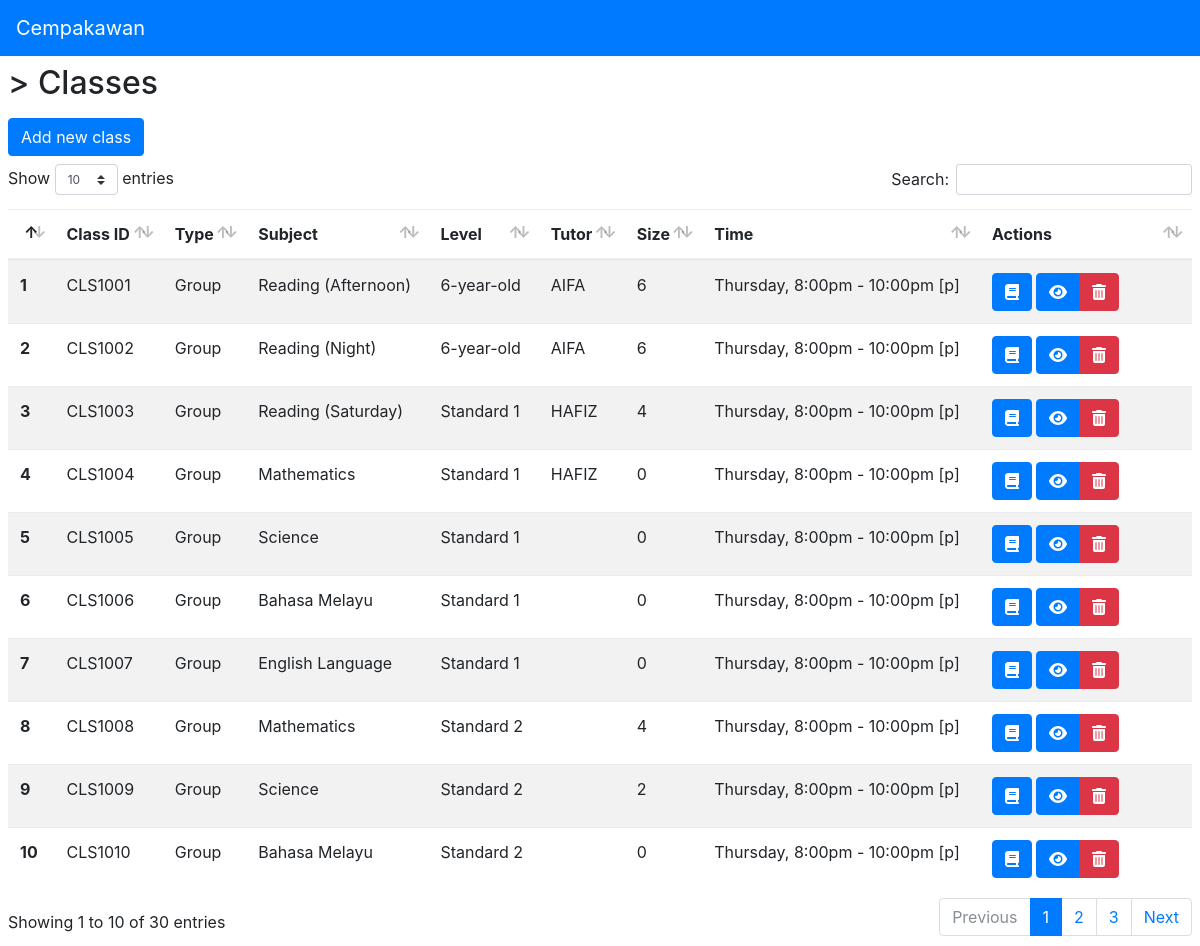
Screenshot of /classes-list (signed in) with the database file from the repository.
### tables this page shows
CREATE TABLE `classes` (
  `id` int(11) NOT NULL AUTO_INCREMENT,
  `is_group` tinyint(1) NOT NULL DEFAULT '1',
  `subject` text NOT NULL,
  `level` text NOT NULL,
  `group_no` int(11) NOT NULL DEFAULT '1',
  `tutor` int(11) NOT NULL,
  `tutor_rate` int(11) NOT NULL,
  `classroom` int(11) NOT NULL,
  `day` int(1) NOT NULL,
  `start_on` time NOT NULL,
  `end_on` time NOT NULL,
  PRIMARY KEY (`id`)
);

### view-classes-list.php (the view, shortened to what this page needs)
<main class="m-2">
	<h2><a href="branch-menu"><?php echo($_SESSION['branch']) ?></a> > Classes</h2>
	<div>
		<a href="add-class" class="btn btn-primary my-2">Add new class</a>
	</div>
	<table class="table table-hover table-striped w-100 datatable">
		<thead>
			<tr>
				<th></th>
				<th>Class ID</th>
				<th>Type</th>
				<th>Subject</th>
				<th>Level</th>
				<th>Tutor</th>
				<th>Size</th>
				<th>Time</th>
				<th width="170">Actions</th>
			</tr>
		</thead>
		<tbody>
			<?php
				$i   = 0;
				$run = $conn->query("SELECT *,(SELECT count(*) FROM enrolls WHERE enrolls.class = classes.id) AS no_student,(SELECT name FROM tutors WHERE tutors.id = classes.tutor) AS tutor_name,(SELECT name FROM levels WHERE id = classes.level) AS level_name FROM classes ORDER BY is_group,level");
				while ( $row = $run->fetch_assoc() ){
					$i++;
			?>
				<tr>
					<th><?php echo $i; ?></th>
					<td>CLS<?php echo 1000+$row['id'] ?></td>
					<td><?php if($row['is_group']){echo 'Group';}else{echo "Private";} ?></td>
					<td><?php echo $row['subject'] ?></td>
					<td><?php echo $row['level_name'] ?></td>
					<td><?php echo $row['tutor_name'] ?></td>
					<td><?php echo $row['no_student'] ?></td>
					<td>Thursday, 8:00pm - 10:00pm [p]</td>
					<td width="150px">
						<a title="Enroll student" href="?m=enroll-student" class="btn hastooltip btn-primary text-white"><i class="fas fa-book"></i></a>
						<div class="btn-group">
							<button title="View" class="btn hastooltip btn-primary" data-toggle="modal" data-target="#student-detail"><i class="fas fa-eye"></i></button>
							<button title="Remove class" class="btn hastooltip btn-danger" data-toggle="modal" data-target="remove-student"><i class="fas fa-trash-alt"></i></button>
						</div>
					</td>
				</tr>
			<?php } ?>
		</tbody>
	</table>
</main>

### index.php (style rules this page uses)
body { zoom: 1; }

### rows the page displays
classes: 1000+$row['id'] "1001", is_group "Group", subject "Reading (Afternoon)", level_name "6-year-old", tutor_name "AIFA", no_student "6"
classes: 1000+$row['id'] "1002", is_group "Group", subject "Reading (Night)", level_name "6-year-old", tutor_name "AIFA", no_student "6"
classes: 1000+$row['id'] "1003", is_group "Group", subject "Reading (Saturday)", level_name "Standard 1", tutor_name "HAFIZ", no_student "4"
classes: 1000+$row['id'] "1004", is_group "Group", subject "Mathematics", level_name "Standard 1", tutor_name "HAFIZ", no_student "0"
classes: 1000+$row['id'] "1005", is_group "Group", subject "Science", level_name "Standard 1", no_student "0"
classes: 1000+$row['id'] "1006", is_group "Group", subject "Bahasa Melayu", level_name "Standard 1", no_student "0"
classes: 1000+$row['id'] "1007", is_group "Group", subject "English Language", level_name "Standard 1", no_student "0"
classes: 1000+$row['id'] "1008", is_group "Group", subject "Mathematics", level_name "Standard 2", no_student "4"
classes: 1000+$row['id'] "1009", is_group "Group", subject "Science", level_name "Standard 2", no_student "2"
classes: 1000+$row['id'] "1010", is_group "Group", subject "Bahasa Melayu", level_name "Standard 2", no_student "0"
